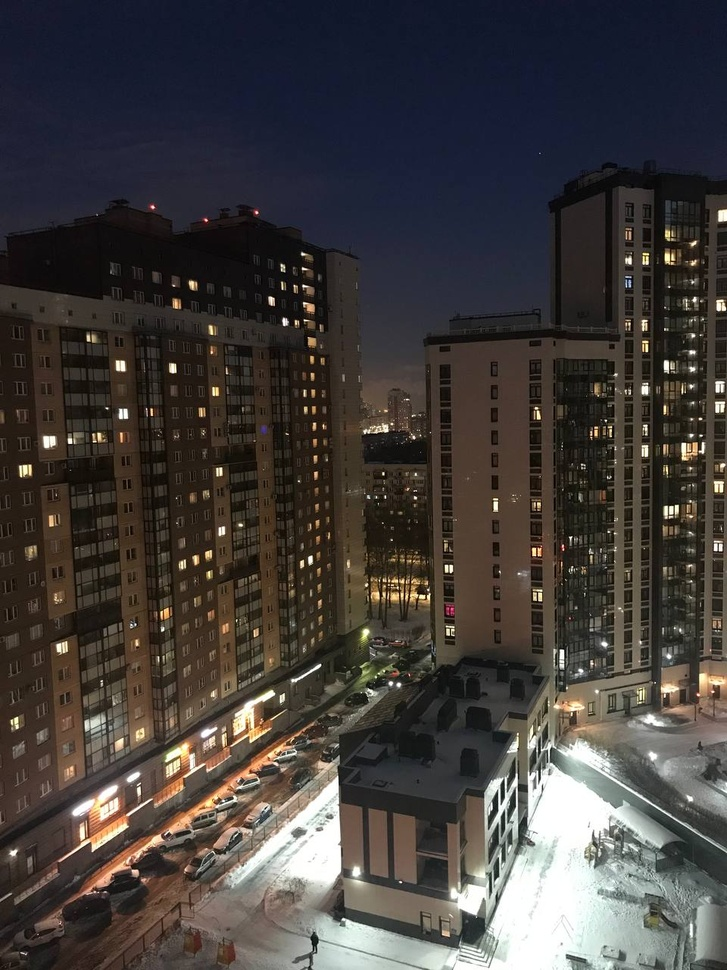
#> input picture 7lab_Fearutes_detection/images/out_2.jpg, 727 x 970 px, shrunk from 960 x 1280 before the run
$ jupyter execute stitching.ipynb
#> lines starting #> are read from the running program, lines starting #| are printed output that depends on the picture; after the words box and inside, x2 and y2 are one past the last pixel; in counts of white or black regions, pixels touching at a corner belong together
[cell 1]
import cv2 as cv
import numpy as np

[cell 2]
# Reading images
img_path = "../images/"
img_1_name = "out_2.jpg"
img_2_name = "out_3.jpg"
img_3_name = "out_4.jpg"
img_1 = cv.imread(img_path + img_1_name, cv.IMREAD_COLOR)
#> img_1 is the input picture: shape (970, 727, 3); mean B, G, R 59.9, 62.1, 66.6
img_2 = cv.imread(img_path + img_2_name, cv.IMREAD_COLOR)
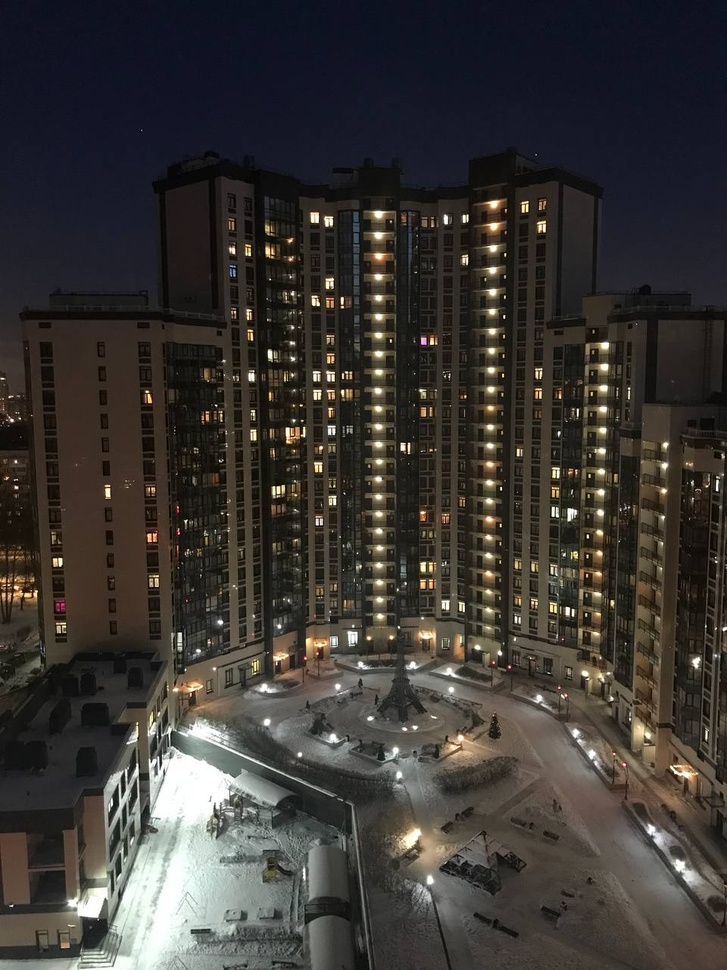
#> input picture 7lab_Fearutes_detection/images/out_3.jpg, 727 x 970 px, shrunk from 960 x 1280 before the run
#> img_2 is the input picture: shape (970, 727, 3); mean B, G, R 52.2, 55.4, 58.9
img_3 = cv.imread(img_path + img_3_name, cv.IMREAD_COLOR)
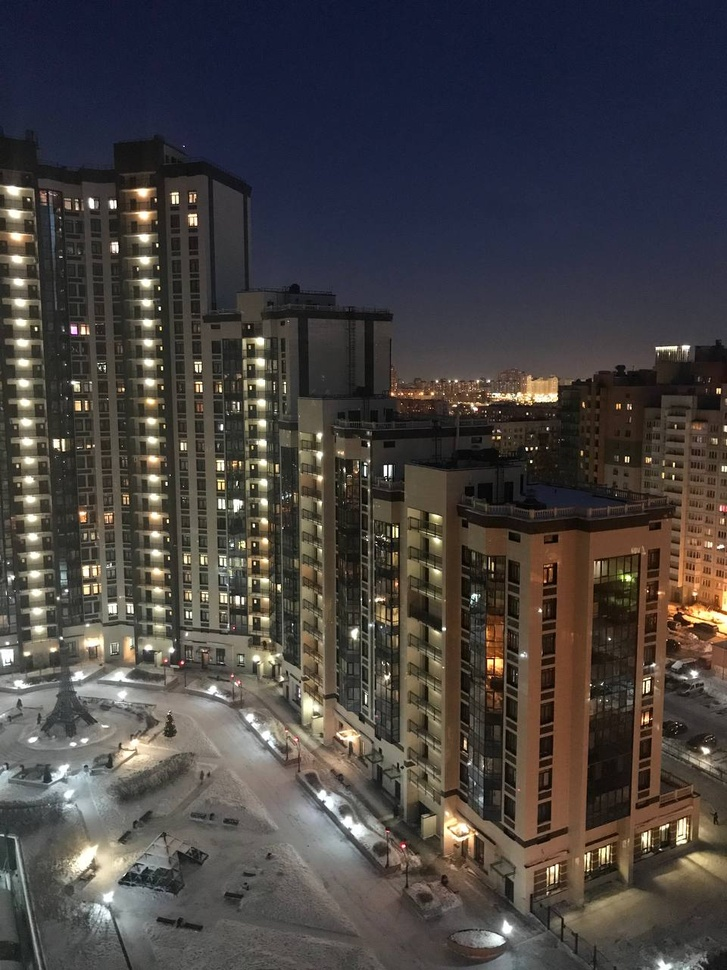
#> input picture 7lab_Fearutes_detection/images/out_4.jpg, 727 x 970 px, shrunk from 960 x 1280 before the run
#> img_3 is the input picture: shape (970, 727, 3); mean B, G, R 65, 66.2, 70.7

[cell 3]
# Detect feature points and compute descriptors
sift = cv.SIFT_create()

img_1_fp, img_1_des = sift.detectAndCompute(img_1, None)
#> img_1_fp = 3909 keypoints; strongest (x, y, size): (173, 368, 5.8), (415, 498, 2.2), (700, 419, 2), (383, 474, 1.9)
img_2_fp, img_2_des = sift.detectAndCompute(img_2, None)
#> img_2_fp = 4224 keypoints; strongest (x, y, size): (588, 536, 2), (504, 317, 1.9), (501, 489, 1.8), (16, 487, 2.4)
img_3_fp, img_3_des = sift.detectAndCompute(img_3, None)
#> img_3_fp = 4677 keypoints; strongest (x, y, size): (527, 449, 2), (160, 308, 2), (254, 525, 2), (255, 601, 1.9)

[cell 4]
# Displaying SIFT feature points with scale and orientation
img_1_out = cv.drawKeypoints(img_1, img_1_fp, None, color = (255, 0, 0) , flags=cv.DRAW_MATCHES_FLAGS_DRAW_RICH_KEYPOINTS)
img_2_out = cv.drawKeypoints(img_2, img_2_fp, None, color = (255, 0, 0) , flags=cv.DRAW_MATCHES_FLAGS_DRAW_RICH_KEYPOINTS)
img_3_out = cv.drawKeypoints(img_3, img_3_fp, None, color = (255, 0, 0) , flags=cv.DRAW_MATCHES_FLAGS_DRAW_RICH_KEYPOINTS)

img_out = np.concatenate((img_1_out, img_2_out, img_3_out), axis=1)
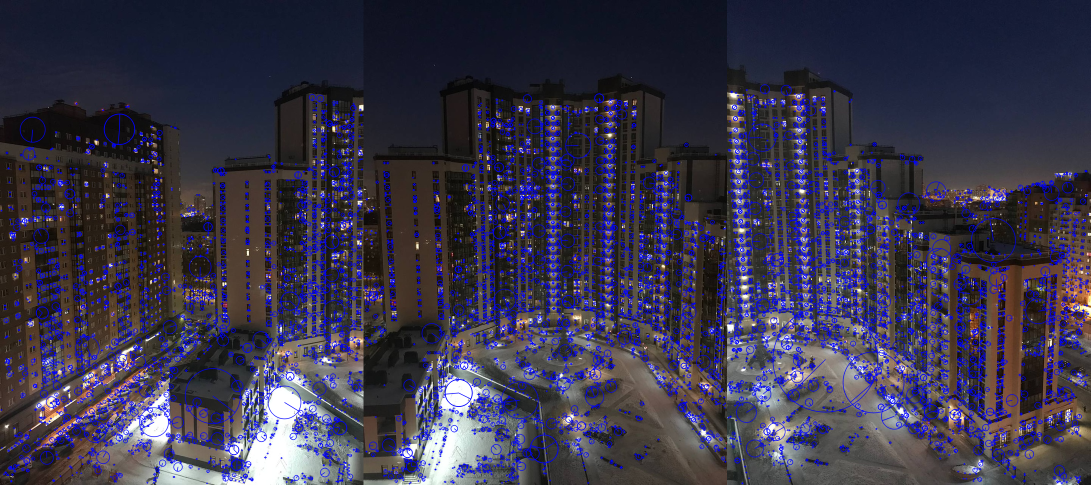
#> img_out: shape (970, 2181, 3) (shown at 1/2 size); mean B, G, R 74.8, 54.1, 57.6

cv.imwrite(img_path + "panorama_features.jpg", img_out)
#> Out = True

[cell 5]
# Creating brute force descriptor matcher
matcher = cv.BFMatcher(crossCheck=False)

[cell 6]
def find_best_matches(query_des, train_des, k, knn_ratio):
    # Find kNN matches with k = 2
#> called with query_des = array of shape (3909, 128), train_des = array of shape (4224, 128), k = 2, knn_ratio = 0.75
    matches = matcher.knnMatch(query_des, train_des, k=k)
#> matches = 3909 matches
    # Select good matches
    good = []
    for m in matches:
        if len(m) > 1:
            if m[0].distance < knn_ratio * m[1].distance:
                good.append(m[0])
#> after the loop, good = 698 matches
    return good

[cell 7]
# Finding k-nearest best match for 1-2 and 3-2 descriptors of images and filtering them
matches_1_2 = find_best_matches(img_1_des, img_2_des, 2, 0.75)
#> matches_1_2 = 698 matches
matches_3_2 = find_best_matches(img_3_des, img_2_des, 2, 0.75)
#> in find_best_matches (call 2), `matches = matcher.knnMatch(query_des, train_des, k=k)`: matches = 4677 matches
#> after the loop in find_best_matches (call 2), `for m in matches:`: good = 998 matches
#> matches_3_2 = 998 matches

[cell 8]
# Displaying top 50 matches
num_matches = 50
matches_1_2 = sorted(matches_1_2, key = lambda x:x.distance)
matches_3_2 = sorted(matches_3_2, key = lambda x:x.distance)

img_match_1_2 = cv.drawMatches(img_1, img_1_fp, img_2, img_2_fp, matches_1_2[:num_matches], None, flags=cv.DrawMatchesFlags_NOT_DRAW_SINGLE_POINTS, matchColor=(255, 0, 0))
img_match_3_2 = cv.drawMatches(img_3, img_3_fp, img_2, img_2_fp, matches_3_2[:num_matches], None, flags=cv.DrawMatchesFlags_NOT_DRAW_SINGLE_POINTS, matchColor=(255, 0, 0))
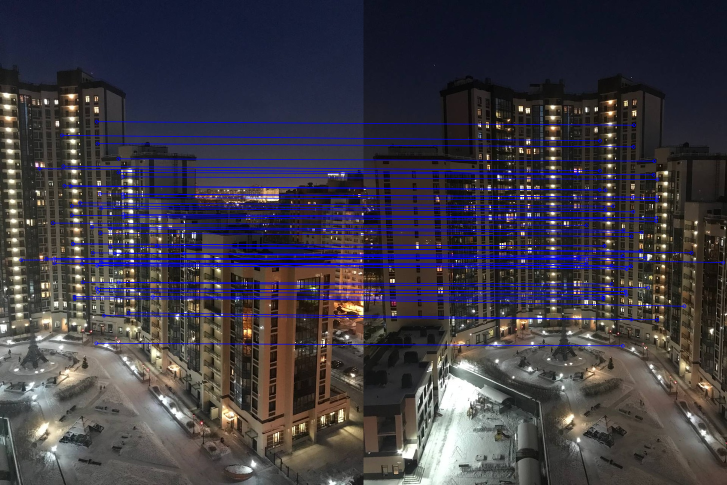
#> img_match_3_2: shape (970, 1454, 3) (shown at 1/2 size); mean B, G, R 68.4, 58.3, 61.8

cv.imwrite(img_path + "matches_1_2.jpg", img_match_1_2)
cv.imwrite(img_path + "matches_3_2.jpg", img_match_3_2)
#> Out = True

[cell 9]
# Executing RANSAC to calculate the transformation matrix
MIN_MATCH_COUNT = 10
if len(matches_1_2) < MIN_MATCH_COUNT or len(matches_3_2) < MIN_MATCH_COUNT:
    print("Not enough matches.")

# Create arrays of point coordinates
img_1_pts = np.float32([img_1_fp[m.queryIdx].pt for m in matches_1_2]).reshape(-1, 1, 2)
#> img_1_pts = 698 rows, first 8: [628.7, 493.1], [628.3, 534.3], [628.1, 596.6], [628.7, 493.1], [628.1, 596.6], [628.2, 556.5], [618.3, 506.6], [628, 637.2]
img_2_1_pts = np.float32([img_2_fp[m.trainIdx].pt for m in matches_1_2]).reshape(-1, 1, 2)
#> img_2_1_pts = 698 rows, first 8: [239.7, 475], [240.4, 514.6], [241.6, 573.7], [239.7, 475], [241.6, 573.7], [240.8, 536], [230.6, 487.8], [242.4, 612.8]

img_3_pts = np.float32([img_3_fp[m.queryIdx].pt for m in matches_3_2]).reshape(-1, 1, 2)
#> img_3_pts = 998 rows, first 8: [194, 530.6], [194, 530.6], [194.4, 286.7], [163.5, 526.9], [202.1, 524.8], [185.2, 505.3], [193.3, 576.5], [202.1, 524.8]
img_2_3_pts = np.float32([img_2_fp[m.trainIdx].pt for m in matches_3_2]).reshape(-1, 1, 2)
#> img_2_3_pts = 998 rows, first 8: [525.9, 537.3], [525.9, 537.3], [539.4, 293.3], [495.8, 530.8], [534.3, 532.1], [518.4, 511.3], [523.6, 582.6], [534.3, 532.1]

# Run RANSAC method
M_1_2, mask_1_2 = cv.findHomography(img_1_pts, img_2_1_pts, cv.RANSAC, 5)
#> M_1_2 = [[1.68, 0.0478, -697.3], [0.381, 1.54, -244.7], [0.000902, 4.1e-05, 1]]; mask_1_2 = 698 values, max 1 at index 0, min 0 at index 25, mean 0.88
mask_1_2 = mask_1_2.ravel().tolist()

M_3_2, mask_3_2 = cv.findHomography(img_3_pts, img_2_3_pts, cv.RANSAC, 5)
#> M_3_2 = [[0.65, -0.0407, 374], [-0.19, 0.907, 42.97], [-0.00048, 2.73e-06, 1]]; mask_3_2 = 998 values, max 1 at index 0, min 0 at index 69, mean 0.889
mask_3_2 = mask_3_2.ravel().tolist()

[cell 10]
# Displaying inlier matches
img_trans_1_2 = cv.drawMatches(img_1, img_1_fp, img_2, img_2_fp, matches_1_2, None, matchesMask=mask_1_2, flags=cv.DrawMatchesFlags_NOT_DRAW_SINGLE_POINTS, matchColor=(0, 255, 0))
img_trans_3_2 = cv.drawMatches(img_3, img_3_fp, img_2, img_2_fp, matches_3_2, None, matchesMask=mask_3_2, flags=cv.DrawMatchesFlags_NOT_DRAW_SINGLE_POINTS, matchColor=(0, 255, 0))
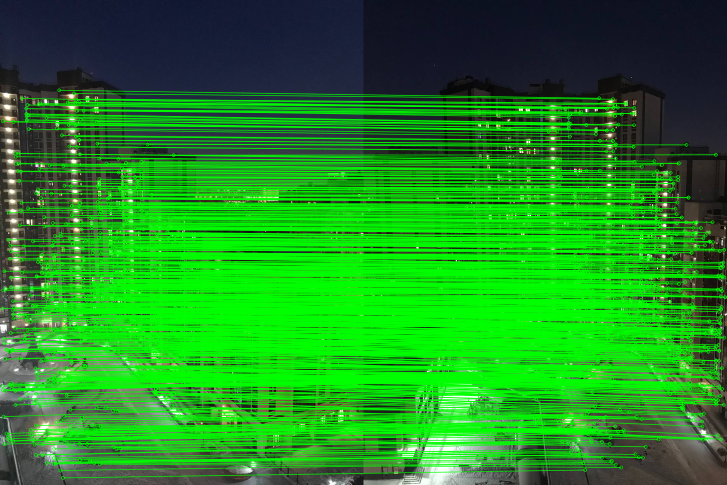
#> img_trans_3_2: shape (970, 1454, 3) (shown at 1/2 size); mean B, G, R 32.5, 141.4, 31.4

cv.imwrite(img_path + "img_inliers_1_2.jpg", img_trans_1_2)
cv.imwrite(img_path + "img_inliers_3_2.jpg", img_trans_3_2)
#> Out = True

[cell 11]
# Images corners
h_1, w_1 = img_1.shape[:2]
#> h_1 = 970; w_1 = 727
h_3, w_3 = img_3.shape[:2]
#> h_3 = 970; w_3 = 727
img_1_box = np.float32([[0, 0], [0, h_1 - 1], [w_1 - 1, h_1 - 1], [w_1 - 1, 0]]).reshape(-1, 1, 2)
#> img_1_box = [[0, 0], [0, 969], [726, 969], [726, 0]]
img_3_box = np.float32([[0, 0], [0, h_3 - 1], [w_3 - 1, h_3 - 1], [w_3 - 1, 0]]).reshape(-1, 1, 2)
#> img_3_box = [[0, 0], [0, 969], [726, 969], [726, 0]]
img_1_to_img_2_box =cv.perspectiveTransform(img_1_box, M_1_2)
#> img_1_to_img_2_box = [[-697.3, -244.7], [-626.2, 1200.3], [333.8, 899.6], [313.8, 19.13]]
img_3_to_img_2_box =cv.perspectiveTransform(img_3_box, M_3_2)
#> img_3_to_img_2_box = [[374, 42.97], [333.7, 919.9], [1233.4, 1199.4], [1299, -146]]

[cell 12]
# Compute paddings
top_padding = int(max(-img_1_to_img_2_box[0][0, 1], -img_3_to_img_2_box[3][0, 1], 0))
#> top_padding = 244
bot_padding = int(max(img_1_to_img_2_box[1][0, 1] - img_2.shape[0], img_3_to_img_2_box[2][0, 1] - img_2.shape[0], 0))
#> bot_padding = 230
left_padding = int(max(-img_1_to_img_2_box[0][0, 0], -img_1_to_img_2_box[1][0, 0], 0))
#> left_padding = 697
right_padding = int(max(img_3_to_img_2_box[3][0, 0] - img_2.shape[1], img_3_to_img_2_box[2][0, 0] - img_2.shape[1], 0))
#> right_padding = 572

[cell 13]
# Create panoramic image
panoramic_img = cv.copyMakeBorder(img_2, top_padding, bot_padding, left_padding, right_padding, borderType=cv.BORDER_CONSTANT)
cv.imwrite(img_path + "panoramic_img.jpg", panoramic_img)
#> Out = True

[cell 14]
# Shift images boxes
translation_matrix = np.array([[1, 0, left_padding], [0, 1, top_padding], [0, 0, 1]])
#> translation_matrix = [[1, 0, 697], [0, 1, 244], [0, 0, 1]]
img_1_to_img_2_box_shifted = cv.perspectiveTransform(img_1_to_img_2_box, translation_matrix)
#> img_1_to_img_2_box_shifted = [[-0.331, -0.744], [70.84, 1444.3], [1030.8, 1143.6], [1010.8, 263.1]]
img_3_to_img_2_box_shifted = cv.perspectiveTransform(img_3_to_img_2_box, translation_matrix)
#> img_3_to_img_2_box_shifted = [[1071, 287], [1030.7, 1163.9], [1930.4, 1443.4], [1996, 97.97]]

[cell 15]
# Draw boxes on panoramic image
pano_with_boxes = np.copy(panoramic_img)
pano_with_boxes = cv.polylines(pano_with_boxes, [np.int32(img_1_to_img_2_box_shifted)], True, (255, 0, 0), 3, cv.LINE_AA)
pano_with_boxes = cv.polylines(pano_with_boxes, [np.int32(img_3_to_img_2_box_shifted)], True, (255, 0, 0), 3, cv.LINE_AA)
cv.imwrite(img_path + "pano_boxes.jpg", pano_with_boxes)
#> Out = True

[cell 16]
# Perform warp for images 1 and 3
img_1_warp =cv.warpPerspective(img_1, np.matmul(translation_matrix, M_1_2), dsize=(panoramic_img.shape[1], panoramic_img.shape[0]))
img_3_warp =cv.warpPerspective(img_3, np.matmul(translation_matrix, M_3_2), dsize=(panoramic_img.shape[1], panoramic_img.shape[0]))
cv.imwrite(img_path + "img_1_warp.jpg", img_1_warp)
cv.imwrite(img_path + "img_3_warp.jpg", img_3_warp)
#> Out = True

[cell 17]
# Create masks for images 1, 2, 3
pan_h, pan_w = panoramic_img.shape[:2]

img_1_mask = np.zeros((pan_h, pan_w), dtype=np.uint8)
img_1_mask = cv.fillConvexPoly(img_1_mask, np.int32(img_1_to_img_2_box_shifted), 255)
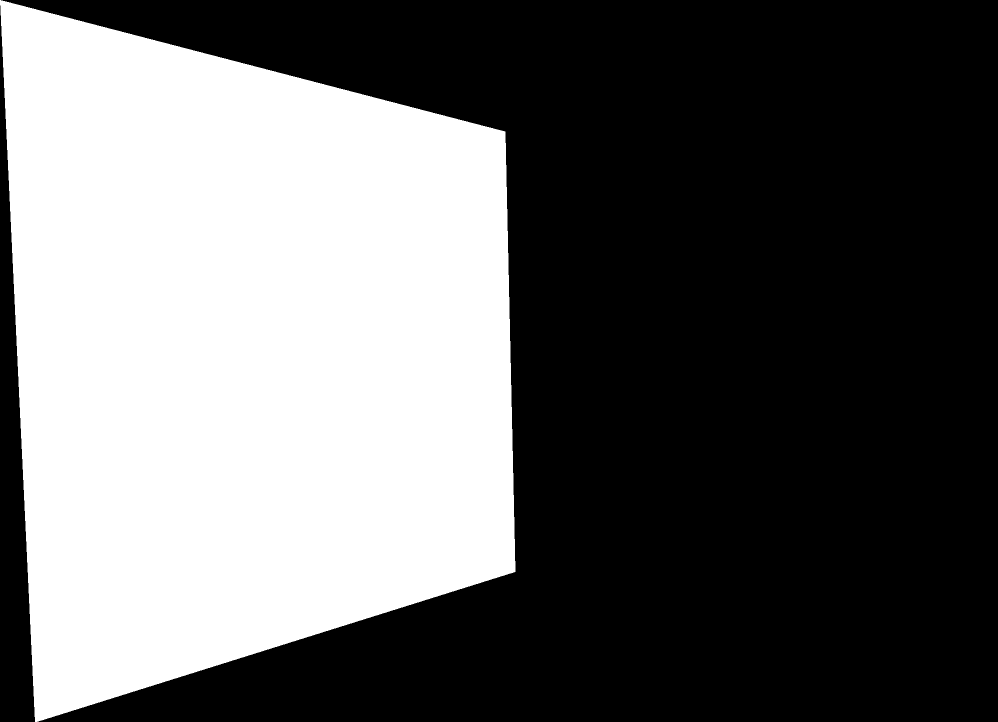
#> img_1_mask: shape (1444, 1996) (shown at 1/2 size); 39.8% white; 1 white region, box (x1, y1, x2, y2) and area: (0, 0, 1031, 1444) 1147532

img_2_mask = np.zeros((pan_h, pan_w), dtype=np.uint8)
img_2_mask[top_padding:(pan_h - bot_padding), left_padding:(pan_w - right_padding)] = 255

img_3_mask = np.zeros((pan_h, pan_w), dtype=np.uint8)
img_3_mask = cv.fillConvexPoly(img_3_mask, np.int32(img_3_to_img_2_box_shifted), 255)
#> img_3_mask: shape (1444, 1996); 35.4% white; 1 white region, box (x1, y1, x2, y2) and area: (1030, 97, 1996, 1444) 1019327

# Save masks
cv.imwrite(img_path + "img_1_mask.jpg", img_1_mask)
cv.imwrite(img_path + "img_2_mask.jpg", img_2_mask)
cv.imwrite(img_path + "img_3_mask.jpg", img_3_mask)
#> Out = True

[cell 18]
# Marge all images into panoramic one

img_1_3_mask = cv.bitwise_xor(img_1_mask, img_3_mask) - cv.bitwise_and(cv.bitwise_xor(img_1_mask, img_3_mask), img_2_mask)
#> img_1_3_mask: shape (1444, 1996); 52.3% white; 3 black regions, box (x1, y1, x2, y2) and area: (2, 0, 1996, 1444) 1282536, (0, 11, 70, 1444) 50506, (1931, 128, 1996, 1444) 43108

img_1_warp_cropped = cv.bitwise_and(img_1_warp, img_1_warp, mask=img_1_3_mask)
img_3_warp_cropped = cv.bitwise_and(img_3_warp, img_3_warp, mask=img_1_3_mask)

result = cv.add(cv.add(img_1_warp_cropped, img_3_warp_cropped), panoramic_img)
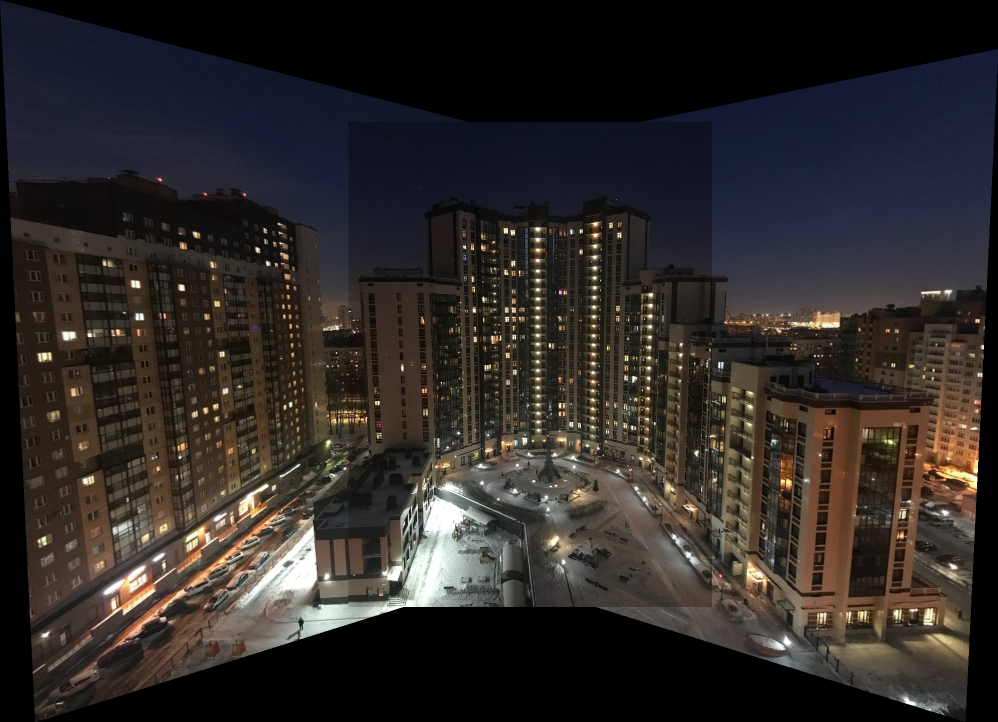
#> result: shape (1444, 1996, 3) (shown at 1/2 size); mean B, G, R 39.8, 41.4, 46.1

cv.imwrite(img_path + "result.jpg", result)
#> Out = True
